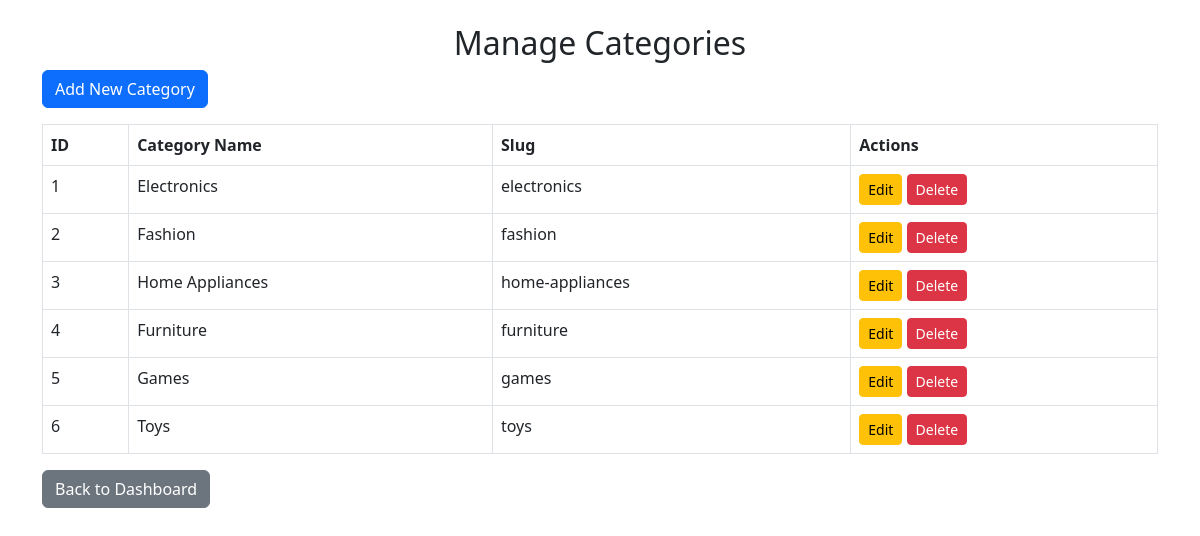
Screenshot of /product-listing-project/admin/categories.php (signed in) with the database file from the repository.
### tables this page shows
CREATE TABLE `categories` (
  `id` int(11) NOT NULL,
  `name` varchar(255) NOT NULL,
  `slug` varchar(255) NOT NULL
);

### product-listing-project/admin/categories.php (the view, shortened to what this page needs)
<?php
include '../config/db.php';
$sql = "SELECT * FROM categories";
$result = mysqli_query($conn, $sql);
?>
<!DOCTYPE html>
<html lang="en">
<head>
    <link href="https://cdn.jsdelivr.net/npm/bootstrap@5.3.0/dist/css/bootstrap.min.css" rel="stylesheet">
</head>
<body>
    <div class="container mt-4">
        <h2 class="text-center">Manage Categories</h2>
        <a href="add-category.php" class="btn btn-primary mb-3">Add New Category</a>
        <table class="table table-bordered">
            <thead>
                <tr>
                    <th>ID</th>
                    <th>Category Name</th>
                    <th>Slug</th>
                    <th>Actions</th>
                </tr>
            </thead>
            <tbody>
                <?php while ($row = mysqli_fetch_assoc($result)) { ?>
                <tr>
                    <td><?php echo $row['id']; ?></td>
                    <td><?php echo $row['name']; ?></td>
                    <td><?php echo $row['slug']; ?></td>
                    <td>
                        <a href="edit-category.php?id=<?php echo $row['id']; ?>" class="btn btn-warning btn-sm">Edit</a>
                        <a href="categories.php?delete=<?php echo $row['id']; ?>" class="btn btn-danger btn-sm" onclick="return confirm('Are you sure?');">Delete</a>
                    </td>
                </tr>
                <?php } ?>
            </tbody>
        </table>
        <a href="index.php" class="btn btn-secondary">Back to Dashboard</a>
    </div>
</body>
</html>

### rows the page displays
categories: id "1", name "Electronics", slug "electronics"
categories: id "2", name "Fashion", slug "fashion"
categories: id "3", name "Home Appliances", slug "home-appliances"
categories: id "4", name "Furniture", slug "furniture"
categories: id "5", name "Games", slug "games"
categories: id "6", name "Toys", slug "toys"
